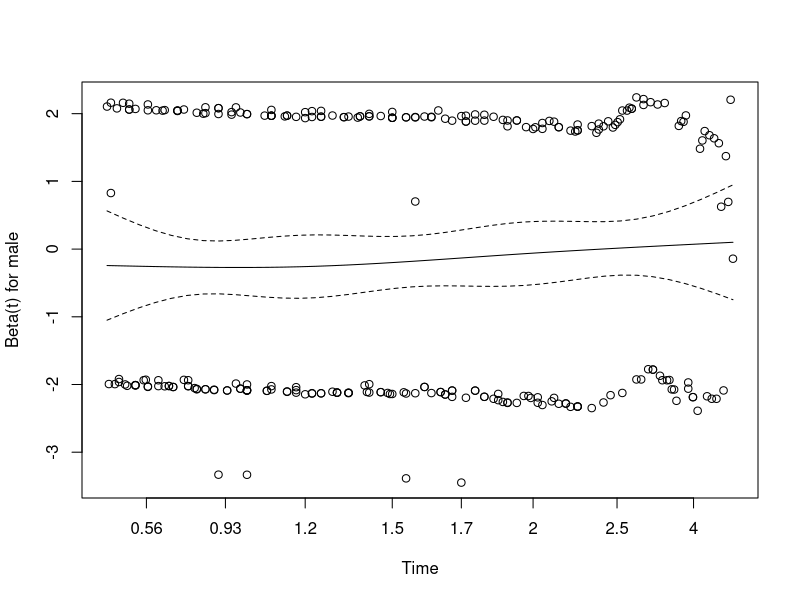
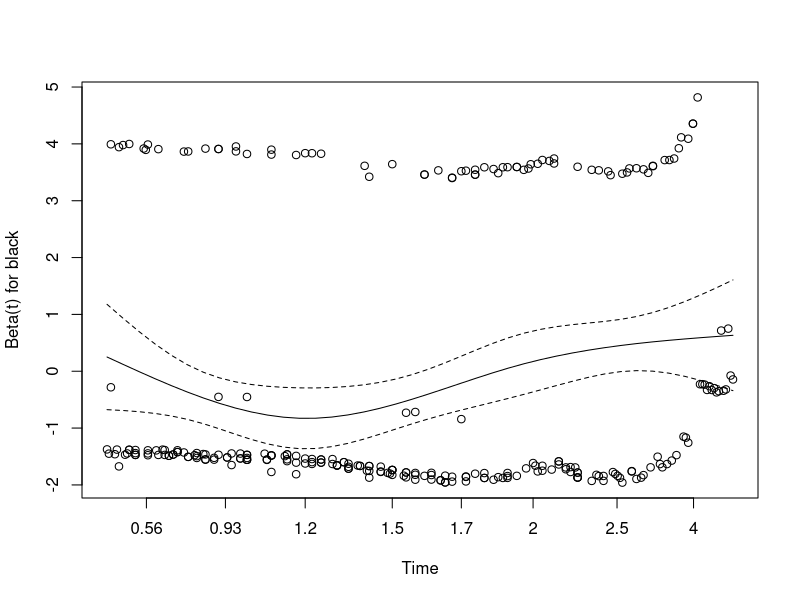
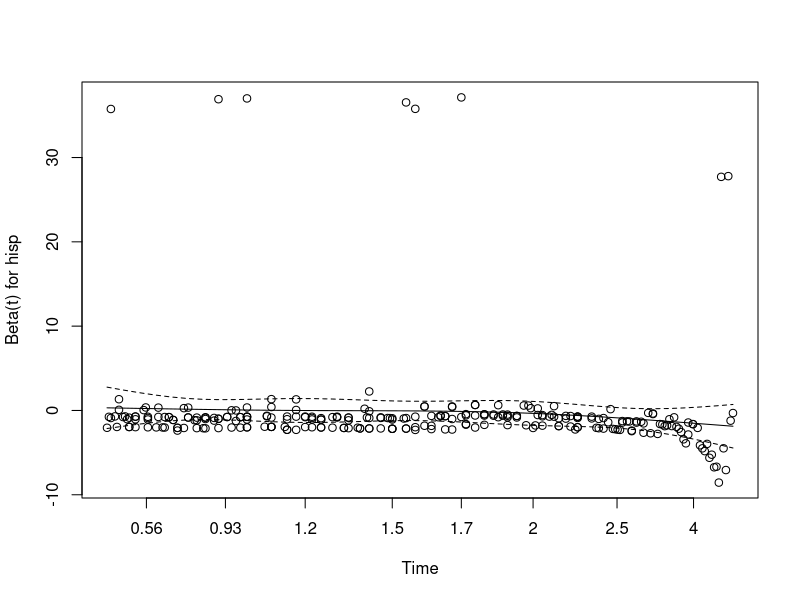
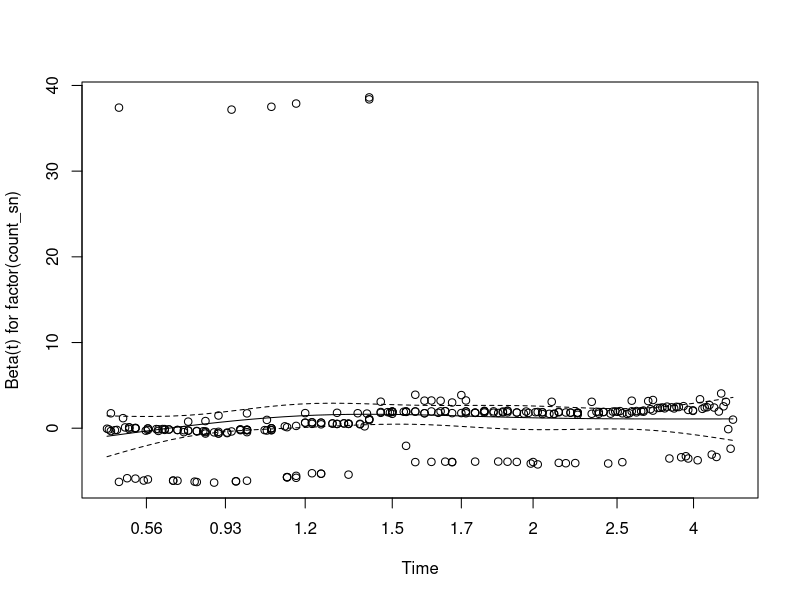

These charts were generated, in order, by the following R code: (Note: this script raises an error after producing the figures.)
## ---- chunk 1
#load libraries and data

library(survival)
library(survminer)
library(dplyr)
library(cluster)
library(randomForest)

kelly <- read.table("kellydat.txt", header = T)
kelly <- kelly %>% mutate(count_sn = sn1 + sn2*2 + sn3*3 + all4*4) %>% select(-c(sn1, sn2, sn3, all4))
## ---- chunk 2
res.cox <- coxph(Surv(nctdel, fail) ~ male + black + hisp + factor(count_sn), data =  kelly)

summary(res.cox)
## ---- chunk 3
fit.cox <- cox.zph(res.cox)
plot(fit.cox)
## ---- chunk 4
ggsurvplot(survfit(res.cox), color = "#2E9FDF",
           ggtheme = theme_minimal()) + geom_vline(xintercept=2.5, linetype="dashed", color = "red", size=1)
## ---- chunk 5
set.seed(3)
kCluster <- kmeans(kelly[,-1], 3, nstart = 20)
kCluster$cluster <- as.factor(kCluster$cluster)
ggplot(kelly, aes(hisp, nctdel, color = kCluster$cluster)) + geom_point()
## ---- chunk 6
rf.randomForest <- randomForest(nctdel ~., kelly)
varImpPlot(rf.randomForest)
## ---- chunk 7
library(survival)
d2 <- Surv(kelly$nctdel, kelly$fail) #creates a survival object #preprocessed version of the data
km <- survfit(d2 ~ kelly$male + kelly$black + kelly$hisp + kelly$count_sn)
plot(km, col = c("red", "blue", "green", "yellow", "purple", "pink", "orange", "brown"))
#print(km)
## ---- chunk 8
#creates a kernel distribution for each covariate
#be careful of random samples--Big X can't have NAs
kern_distribution <- function(x,knots = 4) {
  ### s: #controls how wide the kernels are, s should be half the distance between two knots 
  ### tau: decides where the breaks are based on the number of knots
  ###knots: number of splits/peaks in the data
  ##x and y are the data
  
  tau <- seq(min(x), max(x), length.out = knots)
  s <- diff(tau)[1]/2
  X <- matrix(0, nrow=length(x),ncol=knots)
  for(i in 1:knots) {
    X[,i] <- x * dnorm(x, tau[i], s)
  }
  return(X)
}

#smoothing out the graph by predicting values for the fitted data
#same function as the kern distribution, but this time it is smoother
smooth_graph <- function(x,knots = 4) {
  tau <- seq(min(x), max(x), length.out = knots)
  s <- diff(tau)[1]/2
  x.predict <- seq(min(x), max(x), length.out=length(x))
  X.predict <- matrix(0, nrow=length(x.predict),ncol = knots)
  for(i in 1:knots) {
    X.predict[,i] <- x.predict * dnorm(x.predict, tau[i], s)
  }
  return(X.predict)
}

## ---- chunk 9
m <- glm(fail ~ kern_distribution(nctdel, knots = 2) + male + black + hisp + count_sn, data = kelly, family = "binomial")
plot(kelly$nctdel,kelly$fail, col = "red", main = "nctdel vs. fail", ylab = "fail", xlab = "nctdel") #plots the true data
lines(sort(kelly$nctdel), fitted(m)[order(kelly$fail)]) #shows how well the model fits the true data

#for xs, time bin tells us how far the person went
#-for the censored, they dont know what happened after the x bin (0/1)
#-matrix for each individual
## ---- chunk 10
# fake data
times <- kelly$nctdel #1 + c(rgeom(20, .3), rgeom(20,.05))
total_bins <- max(times)

censored <- rbinom(40, 1, .2)

# example transformation
# transformation function

transformation <- function(time, censored, total_bins) {
  y <- rep(0,time)
  if(!censored) {
    y[time] <- 1
  }
  # if you are doing kernel regression then you will calculate X differently here (using the kernels)
  X <- array(0, dim=c(time, total_bins))
  diag(X) <- 1
  return(data.frame(y,X))
}

d <- transformation(times[1], as.logical(kelly$fail)[1], total_bins)


for(i in 2:length(times)) {
  d <- rbind(d, transformation(times[i], as.logical(kelly$fail)[i], total_bins))
}

m <- glm(y ~ 0 + ., data = d, family = "binomial")
summary(m)

#if estimates are negative, then you have TOOOOOOO MANYYYY BINS--beware, you can either 1. reduce # of bins or 2. use kernel regression

#ask how to do kernel regression to smooth out empty bins

bins <- cut(kelly$nctdel, c(-Inf, 0.5, 1.3, 2.05,10,15,Inf))


######
beta <- coef(m)
hazard <- exp(beta)/(1+exp(beta))
plot(1:total_bins, hazard, type='l')
## ---- chunk 11
# set up the kernels
kernels <- 4
tau <- seq(from=1, to=total_bins, length.out = kernels)
sigma <- (tau[2]-tau[1])/2

# we're going to pre-calculate a bunch of kernel weights
# each row is one bin, the columns are the kernel weights for that bin
kernel.weights <- matrix(dnorm(rep(1:80,kernels),rep(tau,each=80),sigma), ncol=kernels)
kernel.weights <- kelly %>% select(-(fail))
# now we'll create a new transform function
kernel.transformation <- function(time, censored, total_bins, kernels, i) {
  time = min(time, 1)
  y <- rep(0,time)
  if(!censored) {
    y[time] <- 1
  }
  
  # X has kernel weights instead of the bin indicators that it had before
  X <- array(kernel.weights[1:time,],dim=c(time,kernels)) ###how to translate this line??
  
  return(data.frame(y,X))
}

d2 <- kernel.transformation(times[1], censored[1], 80, kernels)
d2 <- kernel.transformation(kelly$nctdel[1], as.logical(kelly$fail[1]), nrows(kelly), ncol(kernel.weights))

for(i in 2:length(kelly$nctdel)) {
  print(i)
  d2 <- rbind(d2, kernel.transformation(kelly$nctdel[i], as.logical(kelly$fail[i]), total_bins = nrow(kelly), kernels = ncol(kelly)-1, i))
}
## ---- chunk 12
# fit a model

m2 <- glm(y ~ 0 + ., data=d2, family="binomial")
summary(m2)

# make a smooth plot


hazard.logodds <- predict(m2, newdata = data.frame(kernel.weights))
hazard <- exp(hazard.logodds)/(1+exp(hazard.logodds))
plot(1:total_bins, hazard, type='l')

# you can choose different numbers of kernels or even use un-evenly spaced kernels to capture more detail early on where you have more data.
